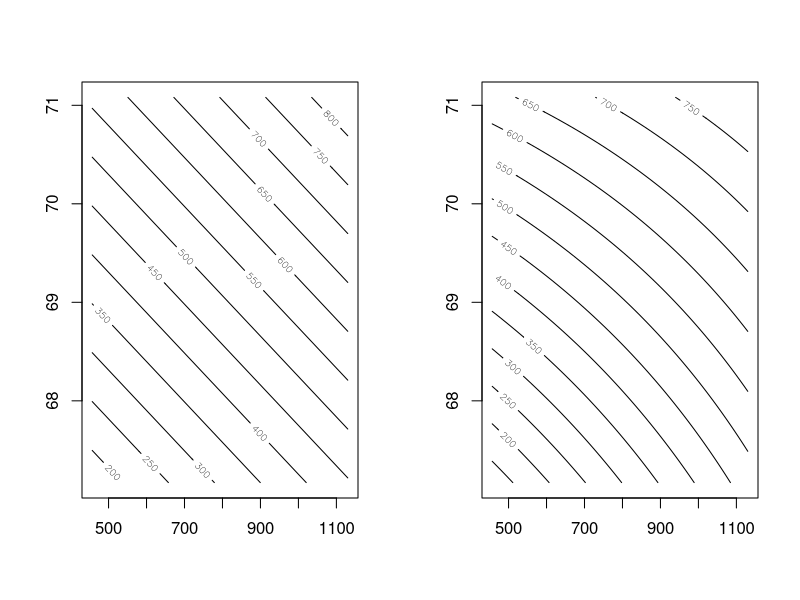
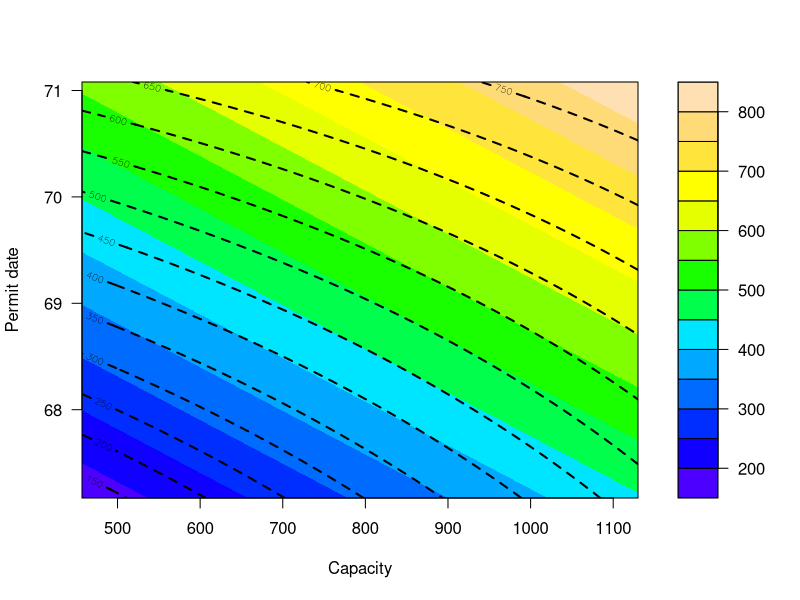

Write R code to recreate these figures, in order. (Note: this script raises an error after producing the figures.)


##########
## 25.3 ##
##########
library("boot")
?nuclear
#(a)
##(i)
nuc.fit1 <- lm(cost~cap+date,data=nuclear)
summary(nuc.fit1)
##(ii)
nuc.fit2 <- lm(cost~cap*date,data=nuclear)
summary(nuc.fit2)
#(b)
capseq <- seq(min(nuclear$cap),max(nuclear$cap),length=50)
datseq <- seq(min(nuclear$date),max(nuclear$date),length=50)
capdat <- expand.grid(cap=capseq,date=datseq)
nuc.pred1 <- matrix(predict(nuc.fit1,newdata=capdat),50,50)
nuc.pred2 <- matrix(predict(nuc.fit2,newdata=capdat),50,50)
#(c)
par(mfrow=c(1,2))
contour(x=capseq,y=datseq,z=nuc.pred1)
contour(x=capseq,y=datseq,z=nuc.pred2)
# The two response surfaces appear extremely similar, with only a slight curvature appearing in the surface associated with the interactive model. This similarity is to be expected based on the model summaries from (a), which don't provide any evidence supporting the need to include the interaction.
#(d)
filled.contour(x=capseq,y=datseq,z=nuc.pred1,xlab="Capacity",ylab="Permit date",color.palette=topo.colors,plot.axes={axis(1);axis(2);contour(capseq,datseq,nuc.pred2,add=TRUE,lwd=2,lty=2)})
text(locator(1),label=c("Color fill: Main effects only.\nLines: Interaction included."),xpd=NA)
#(e)
?faithful
plot(faithful$eruptions~faithful$waiting,xlab="Waiting time",ylab="Eruption duration",main="Old Faithful Geyser")
#(f)
library("MASS")
faith.dens <- kde2d(x=faithful$waiting,y=faithful$eruptions,n=100)
contour(faith.dens$x,faith.dens$y,faith.dens$z)
#(g)
faith.cols <- colorRampPalette(c("darkblue","hotpink"))
filled.contour(faith.dens$x,faith.dens$y,faith.dens$z,color.palette=faith.cols,xlab="Waiting time",ylab="Eruption duration",plot.axes={axis(1);axis(2);points(faithful$waiting,faithful$eruption,cex=0.5,col="gray")})
#(h)
plot(faithful$eruptions~faithful$waiting,col="gray",pch=2,cex=0.75,xaxs="i",yaxs="i",xlab="Waiting time",ylab="Eruption duration",main="Old Faithful Geyser")
contour(faith.dens$x,faith.dens$y,faith.dens$z,levels=seq(0.002,0.014,0.004),col="red4",add=TRUE,drawlabels=FALSE,lwd=1:4)
legend("topleft",legend=seq(0.002,0.014,0.004),lwd=1:4,col="red4",title="Kernel estimate")

